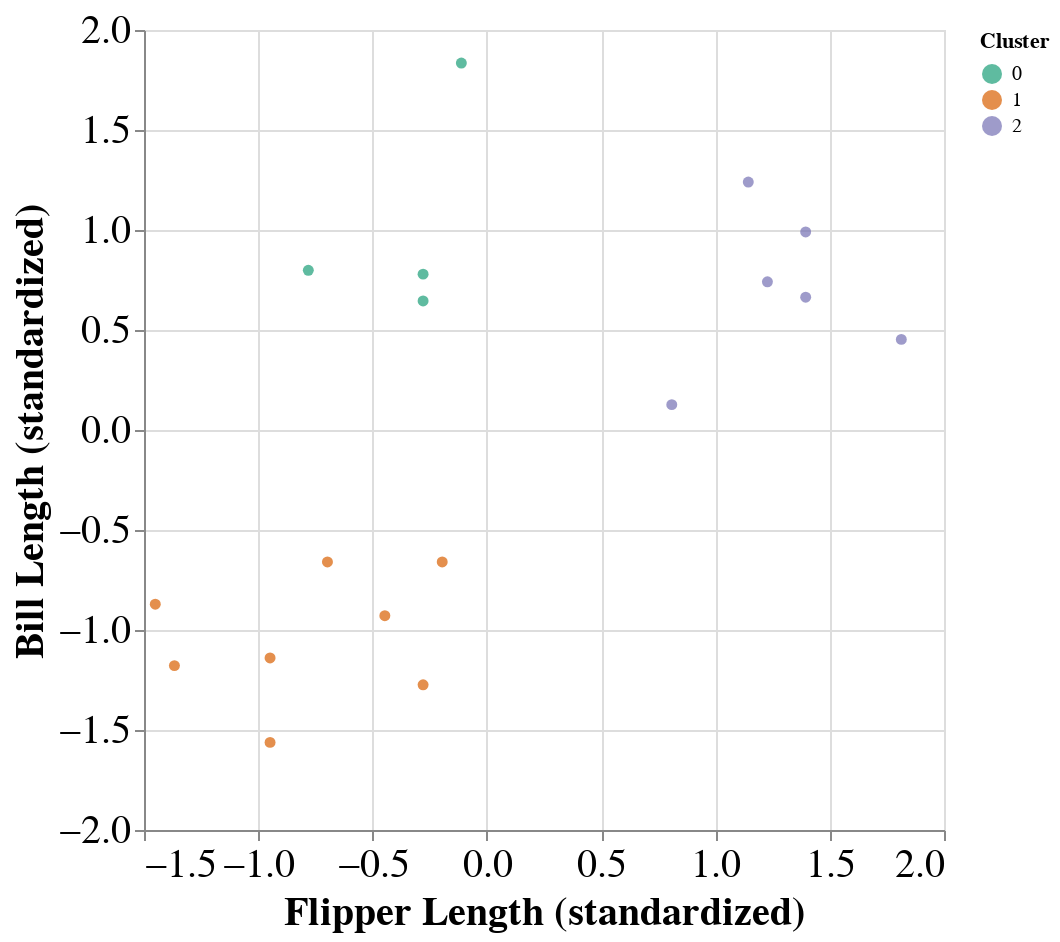

This figure's notebook cell:
### Code cell
glue('cluster_plot', cluster_plot, display=True)

### Figure 1 — Vega-Lite specification as saved in the notebook (floating-point values rounded to 4 significant figures)
{"$schema": "https://vega.github.io/schema/vega-lite/v4.17.0.json", "config": {"axis": {"labelFontSize": 20, "titleFontSize": 20}, "view": {"continuousHeight": 300, "continuousWidth": 400}}, "data": {"name": "data-f9ba5372ad17f212b1b1827985326fef"}, "datasets": {"data-f9ba5372ad17f212b1b1827985326fef": [{"bill_length_mm": -0.66, "clusters": 1, "flipper_length_mm": -0.1953}, {"bill_length_mm": -1.178, "clusters": 1, "flipper_length_mm": -1.367}, {"bill_length_mm": -1.562, "clusters": 1, "flipper_length_mm": -0.9485}, {"bill_length_mm": -1.14, "clusters": 1, "flipper_length_mm": -0.9485}, {"bill_length_mm": -0.8711, "clusters": 1, "flipper_length_mm": -1.451}, {"bill_length_mm": -0.66, "clusters": 1, "flipper_length_mm": -0.6974}, {"bill_length_mm": -1.274, "clusters": 1, "flipper_length_mm": -0.279}, {"bill_length_mm": -0.9286, "clusters": 1, "flipper_length_mm": -0.4463}, {"bill_length_mm": 0.741, "clusters": 2, "flipper_length_mm": 1.227}, {"bill_length_mm": 0.6642, "clusters": 2, "flipper_length_mm": 1.395}, {"bill_length_mm": 0.9905, "clusters": 2, "flipper_length_mm": 1.395}, {"bill_length_mm": 0.4531, "clusters": 2, "flipper_length_mm": 1.813}, {"bill_length_mm": 1.24, "clusters": 2, "flipper_length_mm": 1.144}, {"bill_length_mm": 0.1269, "clusters": 2, "flipper_length_mm": 0.809}, {"bill_length_mm": 0.645, "clusters": 0, "flipper_length_mm": -0.279}, {"bill_length_mm": 0.7794, "clusters": 0, "flipper_length_mm": -0.279}, {"bill_length_mm": 1.835, "clusters": 0, "flipper_length_mm": -0.1116}, {"bill_length_mm": 0.7986, "clusters": 0, "flipper_length_mm": -0.7811}]}, "encoding": {"color": {"field": "clusters", "scale": {"scheme": "dark2"}, "title": "Cluster", "type": "ordinal"}, "x": {"field": "flipper_length_mm", "title": "Flipper Length (standardized)", "type": "quantitative"}, "y": {"field": "bill_length_mm", "title": "Bill Length (standardized)", "type": "quantitative"}}, "height": 400, "mark": "circle", "width": 400}
